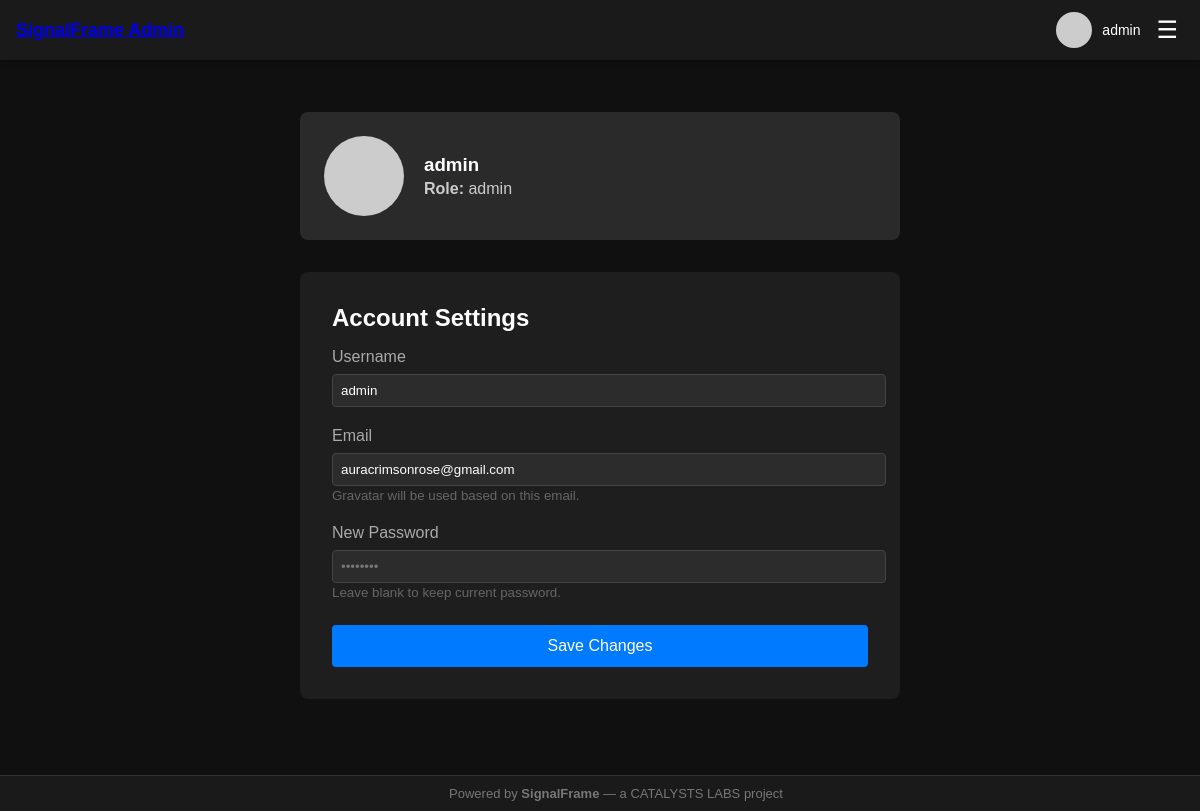
/admin/account.php (signed in), run on the app's committed database.
### tables this page shows
CREATE TABLE users (
                id            INTEGER PRIMARY KEY AUTOINCREMENT,
                username      TEXT    NOT NULL UNIQUE,
                email         TEXT    NOT NULL UNIQUE,
                password_hash TEXT    NOT NULL,
                role          TEXT    NOT NULL,
                station_id    INTEGER DEFAULT NULL,
                api_token     TEXT    DEFAULT NULL,
                created_at    DATETIME DEFAULT CURRENT_TIMESTAMP
            );

### admin/account.php (the view, shortened to what this page needs)
<?php
$pdo = getDbConnection();
$userId = $_SESSION['user']['id'];
$stmt = $pdo->prepare("SELECT id, username, email, role FROM users WHERE id = ?");
$stmt->execute([$userId]);
$currentUser = $stmt->fetch(PDO::FETCH_ASSOC);
?>
<div class="container" style="max-width: 600px; margin: 2rem auto;">
    <div class="profile-card" style="background: #2a2a2a; padding: 1.5rem; border-radius: 8px; display: flex; align-items: center; margin-bottom: 2rem;">
        <img
            src="https://www.gravatar.com/avatar/<?php echo md5(strtolower(trim($currentUser['email']))); ?>?s=80&d=identicon"
            alt="Gravatar"
            class="avatar"
            style="border-radius: 50%; width: 80px; height: 80px; margin-right: 1.25rem;"
        >
        <div>
            <h3 style="margin: 0 0 0.25rem;"><?php echo htmlspecialchars($currentUser['username']); ?></h3>
            <p style="margin: 0; color: #ccc;"><strong>Role:</strong> <?php echo htmlspecialchars($currentUser['role']); ?></p>
        </div>
    </div>
    <div class="form-card" style="background: #1e1e1e; padding: 2rem; border-radius: 8px;">
        <h2 style="margin-top: 0; margin-bottom: 1rem; font-size: 1.5rem; color: #fff;">Account Settings</h2>
        <form method="POST" action="/admin/account.php" class="account-form">
            <div class="form-group" style="margin-bottom: 1.25rem;">
                <label for="username" style="display: block; margin-bottom: 0.5rem; color: #aaa;">Username</label>
                <input
                    type="text"
                    id="username"
                    name="username"
                    value="<?php echo htmlspecialchars($currentUser['username']); ?>"
                    required
                    style="width: 100%; padding: 0.5rem; background: #2c2c2c; border: 1px solid #444; border-radius: 4px; color: #fff;"
                >
            </div>
            <div class="form-group" style="margin-bottom: 1.25rem;">
                <label for="email" style="display: block; margin-bottom: 0.5rem; color: #aaa;">Email</label>
                <input
                    type="email"
                    id="email"
                    name="email"
                    value="<?php echo htmlspecialchars($currentUser['email']); ?>"
                    required
                    style="width: 100%; padding: 0.5rem; background: #2c2c2c; border: 1px solid #444; border-radius: 4px; color: #fff;"
                >
                <small style="color: #666;">Gravatar will be used based on this email.</small>
            </div>
            <div class="form-group" style="margin-bottom: 1.5rem;">
                <label for="password" style="display: block; margin-bottom: 0.5rem; color: #aaa;">New Password</label>
                <input
                    type="password"
                    id="password"
                    name="password"
                    minlength="8"
                    placeholder="••••••••"
                    style="width: 100%; padding: 0.5rem; background: #2c2c2c; border: 1px solid #444; border-radius: 4px; color: #fff;"
                >
                <small style="color: #666;">Leave blank to keep current password.</small>
            </div>
            <button
                type="submit"
                class="btn btn-primary"
                style="width: 100%; padding: 0.75rem; background: #007bff; border: none; border-radius: 4px; color: #fff; font-size: 1rem; cursor: pointer;"
            >
                Save Changes
            </button>
        </form>
    </div>
</div>
<?php
include __DIR__ . '/_template.php';

### admin/_nav.php (shortened to what this page needs)
<?php
$pdo = getDbConnection();
$userId = $_SESSION['user']['id'];
$stmt = $pdo->prepare('SELECT username, email FROM users WHERE id = ?');
$stmt->execute([$userId]);
$userRow = $stmt->fetch(PDO::FETCH_ASSOC);
$username = htmlspecialchars($userRow['username']);
$email    = strtolower(trim($userRow['email']));
$hash     = md5($email);
$pfpUrl   = "https://www.gravatar.com/avatar/{$hash}?s=32&d=identicon";
?>
<div class="header">
  <div class="header-left">
    <a href="/admin/index.php" class="logo">SignalFrame Admin</a>
  </div>
  <div class="header-right">
    <div class="user-info">
      <a href="/admin/account.php">
        <img src="<?php echo $pfpUrl; ?>" alt="Profile Picture" class="avatar">
      </a>
      <span><?php echo $username; ?></span>
    </div>
    <button class="hamburger" onclick="toggleMenu()">☰</button>
  </div>
</div>

### admin/assets/admin-style.css (style rules this page uses)
body { margin: 0; padding-top: 60px; font-family: sans-serif; background-color: #101010; color: #fff; padding-bottom: 60px; }
.header { position: fixed; top: 0; width: 100%; height: 60px; background-color: #1a1a1a; display: flex; justify-content: space-between; align-items: center; padding: 0 16px; box-shadow: 0 2px 4px rgba(0,0,0,0.3); z-index: 999; box-sizing: border-box; }
.logo { font-size: 18px; font-weight: bold; }
.header-right { display: flex; align-items: center; gap: 10px; }
.user-info { display: flex; align-items: center; gap: 10px; }
.user-info img { width: 36px; height: 36px; border-radius: 50%; object-fit: cover; flex-shrink: 0; display: block; }
.user-info span { font-size: 14px; max-width: 100px; overflow: hidden; text-overflow: ellipsis; white-space: nowrap; color: white; }
.hamburger { font-size: 24px; cursor: pointer; color: white; background: none; border: none; }

### data on the page
users: username "admin", role "admin", email "auracrimsonrose@gmail.com"
